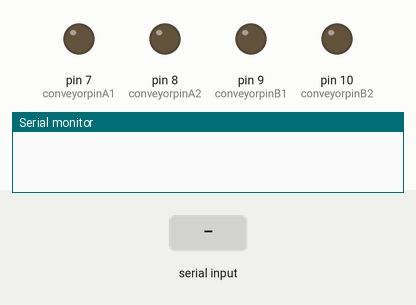
A sketch run on a simulated Arduino Uno, built with avr-gcc and run on an emulated ATmega328P. Parts: output pins drawn as LEDs (lit = HIGH), the last lines printed to the serial monitor. The test bench sets the inputs (shaded band).

Above: at 1.2 s.
1.3 s: "A," received over Serial
At 2.5 s:
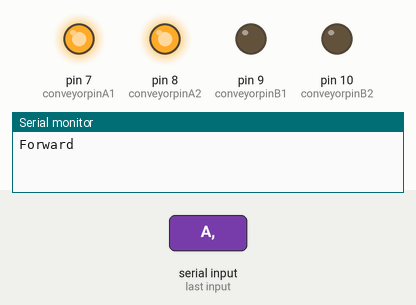
2.8 s: "C," received over Serial
At 3.8 s:
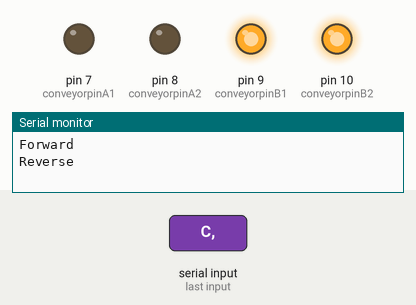
4.3 s: "B," received over Serial
At 5.0 s:
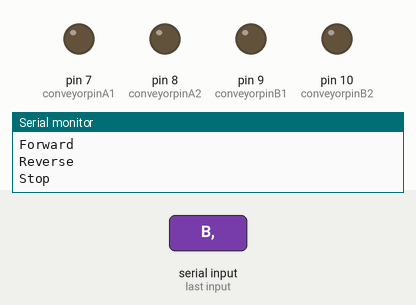
Timing chart, 0 to 7.3 s (numbered marks = the images above; inputs shaded):
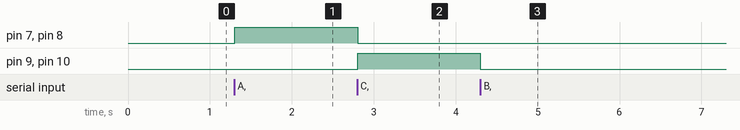

The sketch:

cagedesign.ino
```cpp
int conveyorpinA1 =  7;
int conveyorpinA2 =  8;
int conveyorpinB1 =  9;
int conveyorpinB2 =  10;
void setup() {
    Serial.begin(9600);
    pinMode(conveyorpinA1, OUTPUT);
    pinMode(conveyorpinA2, OUTPUT);
     pinMode(conveyorpinB1, OUTPUT);
    pinMode(conveyorpinB2, OUTPUT);
    digitalWrite(conveyorpinA1, LOW);
    digitalWrite(conveyorpinA2, LOW);
    digitalWrite(conveyorpinB1, LOW);
    digitalWrite(conveyorpinB2, LOW);
}

void loop() {
        String conveyorstatus = Serial.readStringUntil(',');

        if(conveyorstatus == "A")
        { Serial.println("Forward");
          digitalWrite(conveyorpinA1, HIGH);
          digitalWrite(conveyorpinA2, HIGH);
          digitalWrite(conveyorpinB1, LOW);
          digitalWrite(conveyorpinB2, LOW);

        }
        else if(conveyorstatus == "B")
{Serial.println("Stop");
  digitalWrite(conveyorpinA1, LOW);
          digitalWrite(conveyorpinA2, LOW);
          digitalWrite(conveyorpinB1, LOW);
          digitalWrite(conveyorpinB2, LOW);
}
else if(conveyorstatus == "C")
{Serial.println("Reverse");
  digitalWrite(conveyorpinA1, LOW);
          digitalWrite(conveyorpinA2, LOW);
          digitalWrite(conveyorpinB1, HIGH);
          digitalWrite(conveyorpinB2, HIGH);
}

        }
```

Measured:
- after the input at 1.3 s, pin 7 (conveyorpinA1), pin 8 (conveyorpinA2): LOW → HIGH at once
- after the input at 2.8 s, pin 7 (conveyorpinA1), pin 8 (conveyorpinA2): HIGH → LOW at once; pin 9 (conveyorpinB1), pin 10 (conveyorpinB2): LOW → HIGH at once
- after the input at 4.3 s, pin 9 (conveyorpinB1), pin 10 (conveyorpinB2): HIGH → LOW at once
